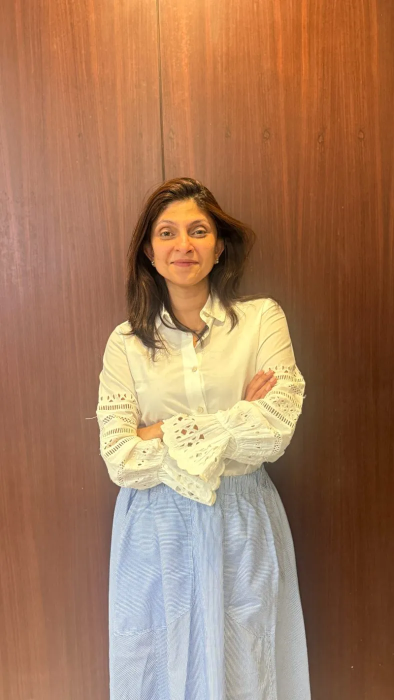
#> input picture ifm_website_oct26/assets/site/founder-photo.webp, 788 x 1400 px (shown at 1/2 size)
$ python -i eo_nagpur_v2.py   (imports and definitions only)
#> lines starting #> are read from the running program, lines starting #| are printed output that depends on the picture
#!/usr/bin/env python3
"""EO Nagpur preview v1 (23 Nov 2026): the generic TWC cut with four changes the user locked.
  1. Opening: the uninstall glitch (0-3.4s) is replaced by the user's EO Nagpur -> TWC logo morph (10s).
  2. REALLY? (final 7.233-8.867s): loud red Anton, +30%, glow, behind her head (raw MVI_0272, cam = t + 0.170).
  3. Games orbit (final 20.0-24.567s): 8 tiles, 15% smaller - Equity + Gold suitors, gold bars, piggy bank,
     KBC and Stock Rush PRO as moving clips, MF Manager, Swayamvar biodata. Stickers games/analogies/discussions kept.
  4. CHALLENGE (final 24.567-26.733s): ChatGPT frosted-gold-glass lettering behind her head (raw MVI_0279, cam = t - 14.757).
Everything else, and all of the audio after the opening, is the generic cut untouched (frame-exact join).
Run with the effects skill venv:  ~/.claude/skills/effects/.venv/bin/python eo_nagpur_v2.py
"""
import os, sys, math, subprocess, numpy as np
from PIL import Image, ImageDraw, ImageFont, ImageFilter
import mediapipe as mp
from mediapipe.tasks.python import vision
from mediapipe.tasks.python.core.base_options import BaseOptions

FFB = '/opt/homebrew/bin/'
HERE = os.path.dirname(os.path.abspath(__file__)); ROOT = os.path.dirname(HERE)
PROJ = os.path.dirname(os.path.dirname(os.path.dirname(ROOT)))
DL = os.path.expanduser('~/Library/CloudStorage/Dropbox/My Mac (Adityas-MacBook-Pro.local)/Downloads')
SK = os.path.expanduser('~/.claude/skills/effects')
GEN = os.path.join(ROOT, 'TWC Money Blueprint.mp4')
OPEN = os.path.join(DL, 'Logo_morphing_into_text_1d18f12b.mp4')
CHAL = os.path.expanduser('~/Downloads/challenge_gpt2.jpg')
# [1 line that did not run here, left out]
# [1 line not run here, left out]
OUT = os.environ.get('OUT', os.path.join(ROOT, 'TWC Money Blueprint - EO Nagpur PREVIEW v1.mp4'))
W, H, FPS = 1080, 1920, 30
G = PROJ + '/highlight-reel-assets/games/'
ICON = PROJ + '/CLAUDE/game-icons/'

# [2 lines that did not run here, left out]


# [25 lines left out: functions frames, grade_fit, grade, not called in this run]


class Matte:
    def __init__(self): self.prev = None
    # [14 lines left out: functions __call__, over, not called in this run]


def ease_back(p):
    p = min(max(p, 0), 1); s = 1.70158
    return 1 + (s + 1) * (p - 1) ** 3 + s * (p - 1) ** 2


def ease_out(p): p = min(max(p, 0), 1); return 1 - (1 - p) ** 3


def clamp(v): return min(max(v, 0.0), 1.0)


# [53 lines left out: functions dim_desat, write, really_layer, render_really, not called in this run]


# ---------------- orbit + stickers + CHALLENGE ----------------
FD = os.path.expanduser('~/Library/Fonts/')
CREAM = (244, 241, 230, 255); SLATE = (41, 67, 84, 255); GOLD = (252, 197, 54, 255)


def lora(sz):
    f = ImageFont.truetype(FD + 'Lora.ttf', sz); f.set_variation_by_name('Bold'); return f


# [40 lines left out: functions sticker, sticker_frame, card, not called in this run]


def icon_tile(p):
    im = Image.open(p).convert('RGBA'); bg = Image.new('RGBA', im.size, (26, 58, 92, 255)); bg.alpha_composite(im); return bg


def key_green(path):
    a = np.asarray(Image.open(path).convert('RGB')).astype(np.float32)
    r, g, b = a[..., 0], a[..., 1], a[..., 2]
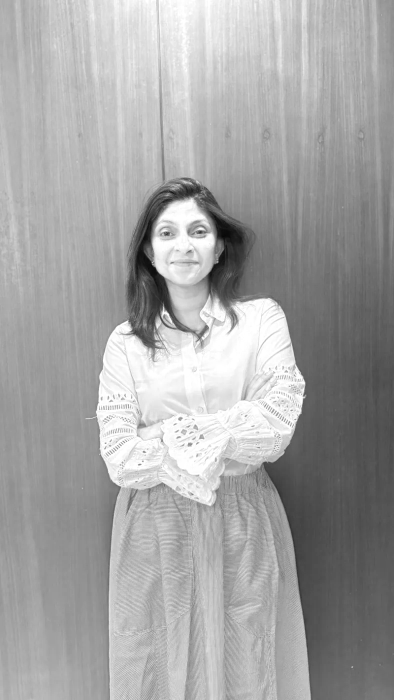
#> r: shape (1400, 788) float32 (shown at 1/2 size); min 6, max 255, mean 164.6
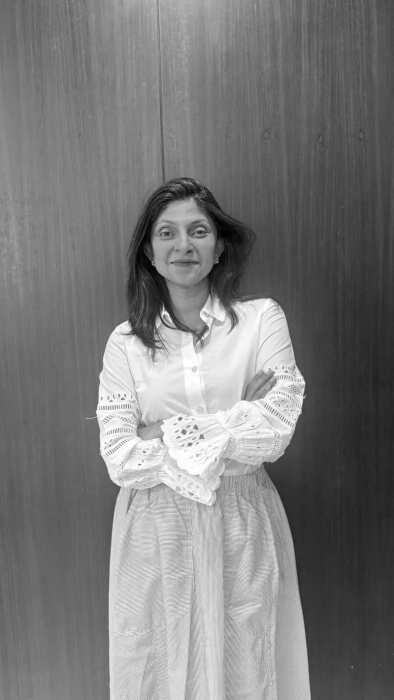
#> g: shape (1400, 788) float32 (shown at 1/2 size); min 0, max 255, mean 122.5
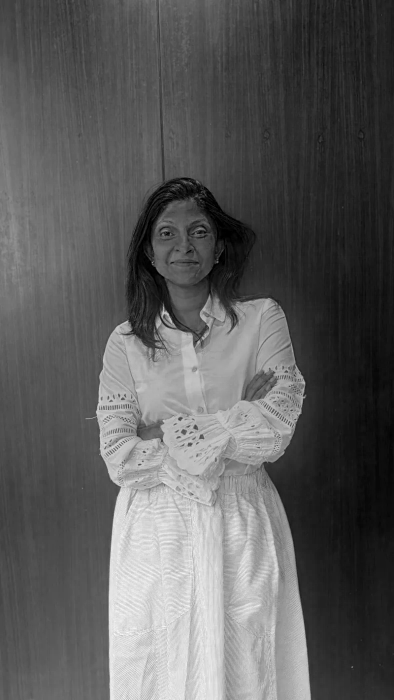
#> b: shape (1400, 788) float32 (shown at 1/2 size); min 0, max 255, mean 92.5
    alpha = 1 - np.clip((g - np.maximum(r, b) - 20) / 60, 0, 1)
#> alpha: shape (1400, 788) float32; every value is 1
    g2 = np.minimum(g, np.maximum(r, b) + 8)
    im = Image.fromarray(np.dstack([r, g2, b, alpha * 255]).astype(np.uint8), 'RGBA')
    return im.crop(im.getchannel('A').point(lambda v: 255 if v > 40 else 0).getbbox())


# [95 lines left out: functions render_hg3, assemble, not called in this run]


# [5 lines not run here, left out]

>>> result = key_green('../../../../ifm_website_oct26/assets/site/founder-photo.webp')

$ run again, on ifm_website_oct26/assets/site/corp-k-phyto.webp
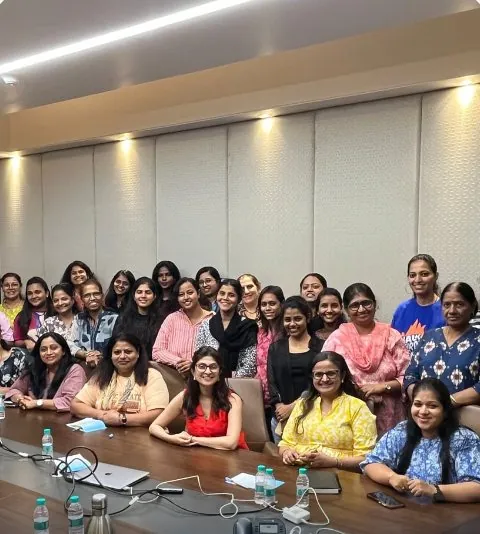
#> input picture ifm_website_oct26/assets/site/corp-k-phyto.webp, 480 x 534 px
#> in key_green, `r, g, b = a[..., 0], a[..., 1], a[..., 2]`:
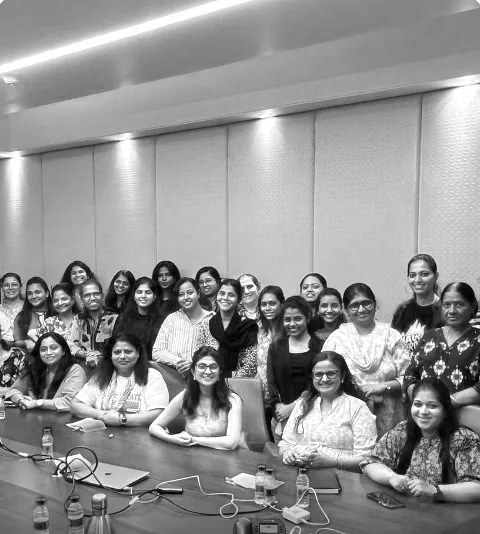
#> r: shape (534, 480) float32; min 0, max 255, mean 147
#> in key_green, `r, g, b = a[..., 0], a[..., 1], a[..., 2]`:
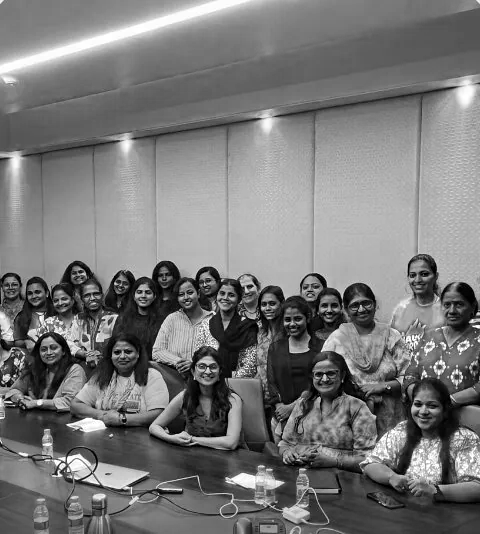
#> b: shape (534, 480) float32; min 0, max 255, mean 119.9

$ run again, on ifm_website_oct26/assets/site/corp-money-blueprint-goa.webp
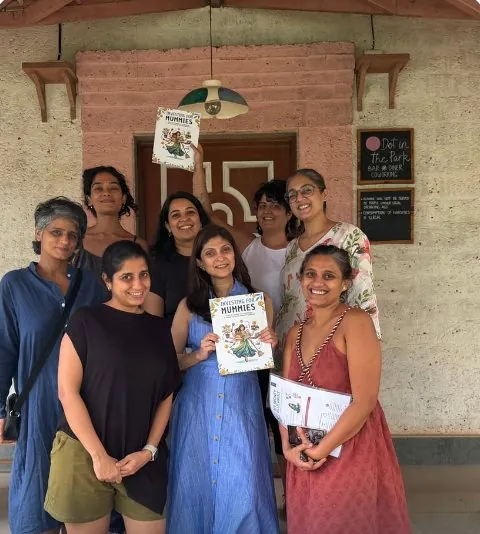
#> input picture ifm_website_oct26/assets/site/corp-money-blueprint-goa.webp, 480 x 534 px
#> in key_green, `r, g, b = a[..., 0], a[..., 1], a[..., 2]`:
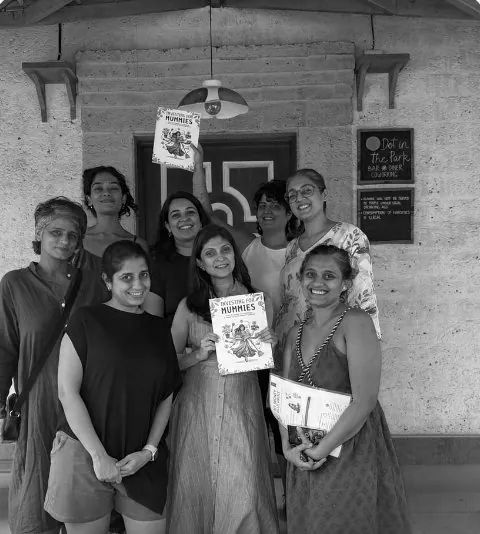
#> g: shape (534, 480) float32; min 0, max 255, mean 100.7
#> in key_green, `r, g, b = a[..., 0], a[..., 1], a[..., 2]`:
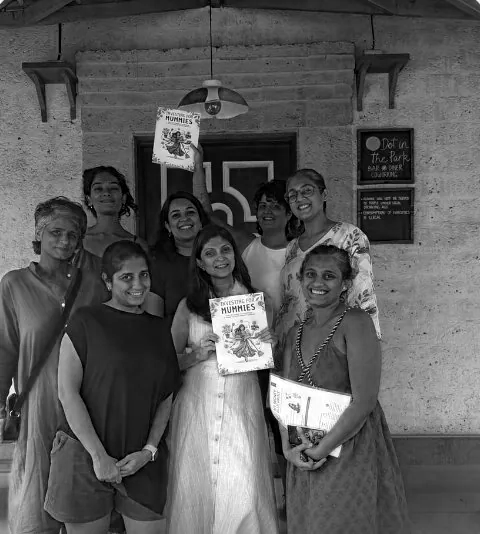
#> b: shape (534, 480) float32; min 0, max 255, mean 90

$ run again, on ifm_website_oct26/assets/site/corp-stree-dhan.webp
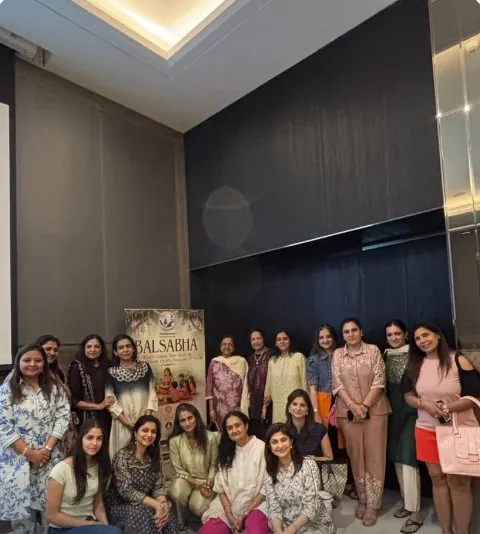
#> input picture ifm_website_oct26/assets/site/corp-stree-dhan.webp, 480 x 534 px
#> in key_green, `r, g, b = a[..., 0], a[..., 1], a[..., 2]`:
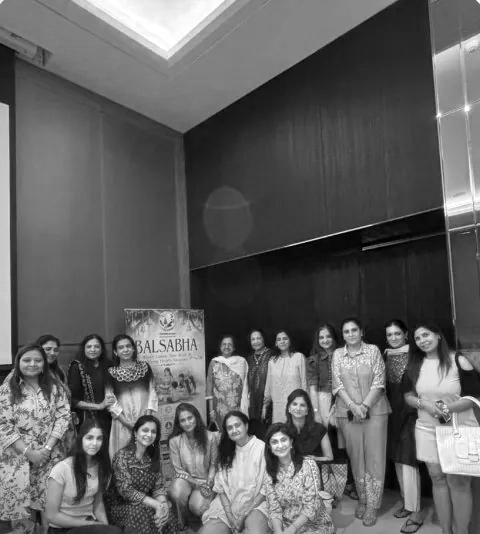
#> r: shape (534, 480) float32; min 0, max 255, mean 97.3
#> in key_green, `r, g, b = a[..., 0], a[..., 1], a[..., 2]`:
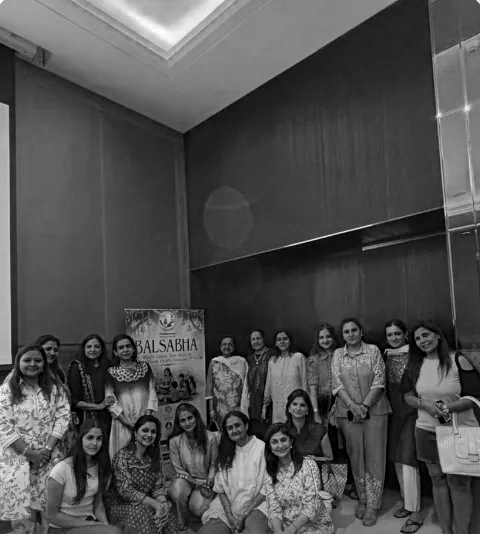
#> b: shape (534, 480) float32; min 0, max 255, mean 79
#> alpha: shape (534, 480) float32; every value is 1
